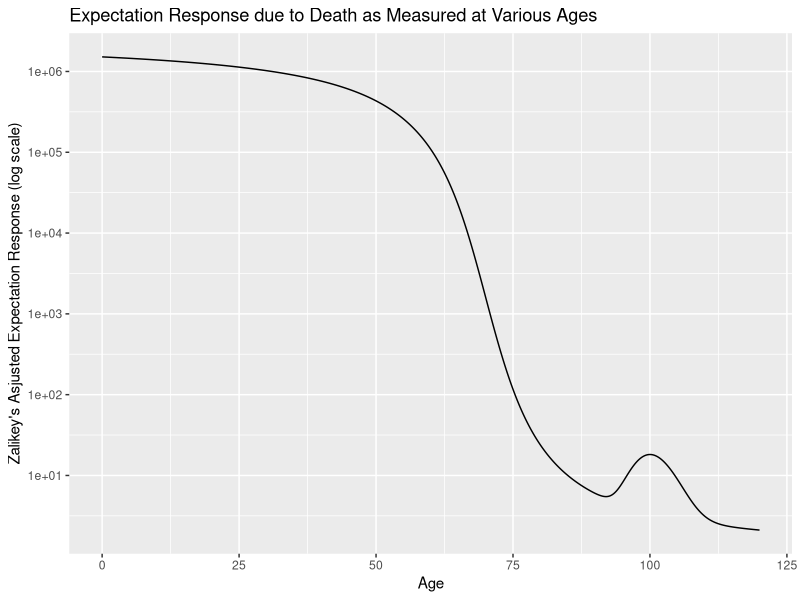
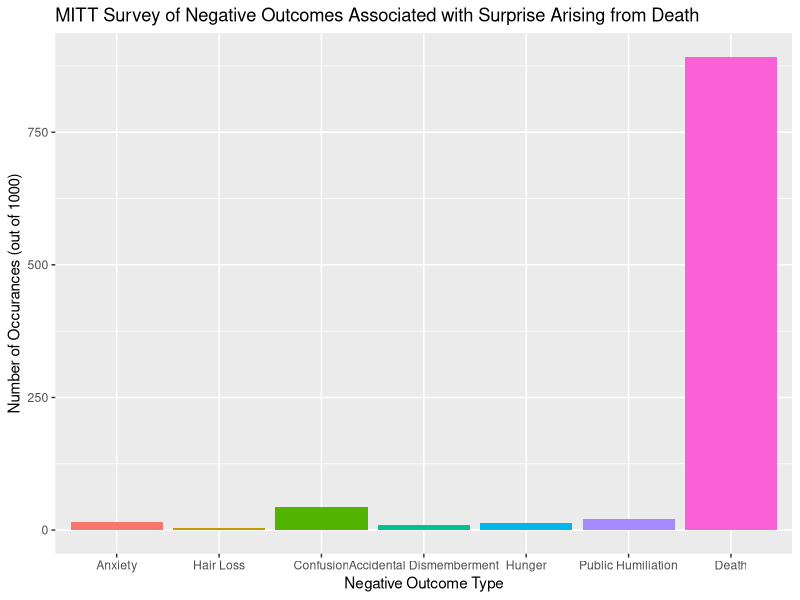
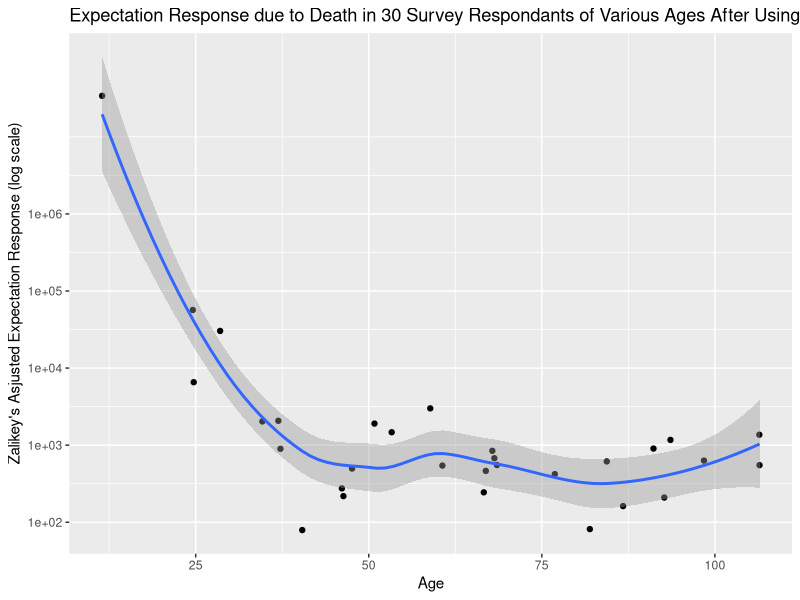

These figures' R source, in order:
## ---- chunk 1
library(ggplot2);
## ---- chunk 2
s.data = data.frame(
    age = seq(0,120,0.1),
    surprise = exp(4.7*( pi/2 - atan( ( seq( 0, 120, 0.1 ) - 70 )/8 ) )) +
               ifelse(seq(0, 120, 0.1)-79<0,0,1)*(seq( 0, 120, 0.1) - 79)^38 / (exp( 12+1.8*seq( 0, 120, 0.1) - 79 ))
);
s.plot = ggplot( s.data, aes( age, surprise ) ) +
         geom_line( aes( age, surprise ), s.data ) +
         scale_y_log10( name = "Zalikey's Asjusted Expectation Response (log scale)", breaks = c(0, 10, 100, 1000, 10000, 100000,1000000)) +
         xlab("Age") +
         ggtitle("Expectation Response due to Death as Measured at Various Ages");

s.plot
## ---- chunk 3
no.data = data.frame(
    outcome = c("Anxiety", "Hair Loss", "Confusion", "Accidental Dismemberment", "Hunger", "Public Humiliation", "Death"),
    count = c( 15, 4, 43, 9, 13, 21, 892 )
);
no.data$outcome = factor(no.data$outcome, levels = no.data$outcome);

no.plot = ggplot( no.data, aes( x = outcome, y = count, fill = outcome ) ) +
          geom_bar( stat = "identity", show.legend = FALSE ) +
#          theme(
#            axis.text.x = element_text( angle = -60, hjust = 0 )
#          ) +
          ggtitle( "MITT Survey of Negative Outcomes Associated with Surprise Arising from Death") +
          xlab( "Negative Outcome Type" ) +
          ylab( "Number of Occurances (out of 1000)") +
          scale_fill_discrete( name = "" );

no.plot
## ---- chunk 4
#set.seed(as.numeric(Sys.time()));
set.seed(100);
ages = runif( 30, 5, 120 );
sim.noise = rnorm( 30, 0, 500 );
sn.data = data.frame(
    age = ages,
    surprise = abs((1+sim.noise)*exp(4.7*( pi/2 - atan( ( ages - 20 )/8 ))) +
               ifelse(ages-79<0,0,1)*(ages - 79)^38 / (exp( 12+1.8*ages - 79 ))
));
sn.plot = ggplot( sn.data, aes( age, surprise ) ) +
         geom_point( aes( age, surprise ), sn.data ) +
         scale_y_log10( name = "Zalikey's Asjusted Expectation Response (log scale)", breaks = c(0.01,0.1, 1, 10, 100, 1000, 10000, 100000,1000000)) +
         xlab("Age") +
         ggtitle("Expectation Response due to Death in 30 Survey Respondants of Various Ages After Using Software") +
         geom_smooth();

sn.plot
